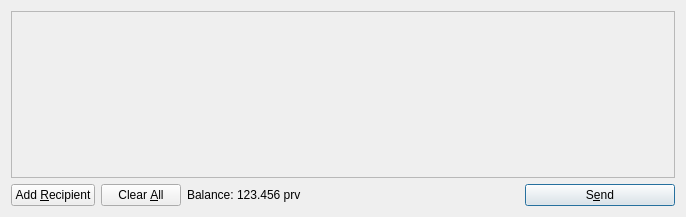
<?xml version="1.0" encoding="UTF-8"?>
<ui version="4.0">
 <class>SendCoinsDialog</class>
 <widget class="QDialog" name="SendCoinsDialog">
  <property name="geometry">
   <rect>
    <x>0</x>
    <y>0</y>
    <width>686</width>
    <height>217</height>
   </rect>
  </property>
  <property name="windowTitle">
   <string>Send Coins</string>
  </property>
  <layout class="QVBoxLayout" name="verticalLayout">
   <item>
    <widget class="QScrollArea" name="scrollArea">
     <property name="widgetResizable">
      <bool>true</bool>
     </property>
     <widget class="QWidget" name="scrollAreaWidgetContents">
      <property name="geometry">
       <rect>
        <x>0</x>
        <y>0</y>
        <width>666</width>
        <height>165</height>
       </rect>
      </property>
      <layout class="QVBoxLayout" name="verticalLayout_2">
       <property name="margin">
        <number>0</number>
       </property>
       <item>
        <layout class="QVBoxLayout" name="entries">
         <property name="spacing">
          <number>6</number>
         </property>
        </layout>
       </item>
       <item>
        <spacer name="verticalSpacer">
         <property name="orientation">
          <enum>Qt::Vertical</enum>
         </property>
         <property name="sizeHint" stdset="0">
          <size>
           <width>20</width>
           <height>40</height>
          </size>
         </property>
        </spacer>
       </item>
      </layout>
     </widget>
    </widget>
   </item>
   <item>
    <layout class="QHBoxLayout" name="horizontalLayout">
     <item>
      <widget class="QPushButton" name="addButton">
       <property name="toolTip">
        <string>Send to multiple recipients at once</string>
       </property>
       <property name="text">
        <string>Add &amp;Recipient</string>
       </property>
       <property name="icon">
        <iconset resource="../bitcoin.qrc">
         <normaloff>:/icons/add</normaloff>:/icons/add</iconset>
       </property>
       <property name="autoDefault">
        <bool>false</bool>
       </property>
      </widget>
     </item>
     <item>
      <widget class="QPushButton" name="clearButton">
       <property name="sizePolicy">
        <sizepolicy hsizetype="Minimum" vsizetype="Fixed">
         <horstretch>0</horstretch>
         <verstretch>0</verstretch>
        </sizepolicy>
       </property>
       <property name="toolTip">
        <string>Remove all transaction fields</string>
       </property>
       <property name="text">
        <string>Clear &amp;All</string>
       </property>
       <property name="icon">
        <iconset resource="../bitcoin.qrc">
         <normaloff>:/icons/remove</normaloff>:/icons/remove</iconset>
       </property>
       <property name="autoRepeatDelay">
        <number>300</number>
       </property>
       <property name="autoDefault">
        <bool>false</bool>
       </property>
      </widget>
     </item>
     <item>
      <layout class="QHBoxLayout" name="horizontalLayout_2">
       <property name="spacing">
        <number>3</number>
       </property>
       <item>
        <widget class="QLabel" name="label">
         <property name="text">
          <string>Balance:</string>
         </property>
        </widget>
       </item>
       <item>
        <widget class="QLabel" name="labelBalance">
         <property name="cursor">
          <cursorShape>IBeamCursor</cursorShape>
         </property>
         <property name="text">
          <string>123.456 prv</string>
         </property>
         <property name="textInteractionFlags">
          <set>Qt::LinksAccessibleByMouse|Qt::TextSelectableByKeyboard|Qt::TextSelectableByMouse</set>
         </property>
        </widget>
       </item>
      </layout>
     </item>
     <item>
      <spacer name="horizontalSpacer">
       <property name="orientation">
        <enum>Qt::Horizontal</enum>
       </property>
       <property name="sizeHint" stdset="0">
        <size>
         <width>40</width>
         <height>20</height>
        </size>
       </property>
      </spacer>
     </item>
     <item>
      <widget class="QPushButton" name="sendButton">
       <property name="minimumSize">
        <size>
         <width>150</width>
         <height>0</height>
        </size>
       </property>
       <property name="toolTip">
        <string>Confirm the send action</string>
       </property>
       <property name="text">
        <string>S&amp;end</string>
       </property>
       <property name="icon">
        <iconset resource="../bitcoin.qrc">
         <normaloff>:/icons/send</normaloff>:/icons/send</iconset>
       </property>
       <property name="default">
        <bool>true</bool>
       </property>
      </widget>
     </item>
    </layout>
   </item>
  </layout>
 </widget>
 <resources>
  <include location="../bitcoin.qrc"/>
 </resources>
 <connections/>
</ui>
